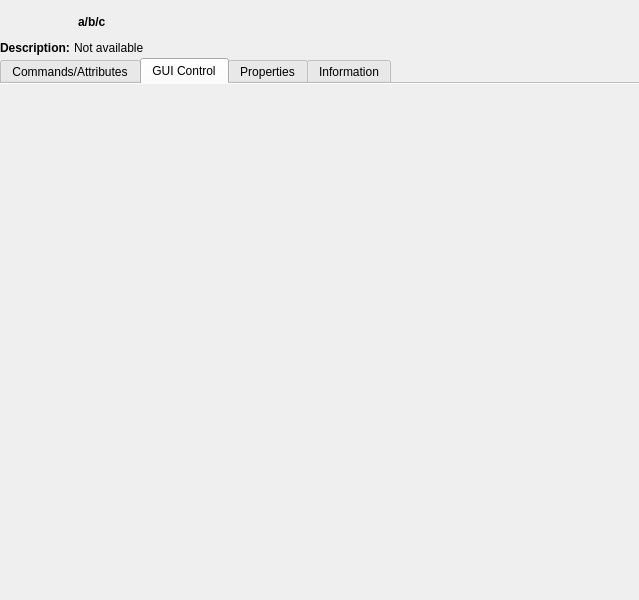
<?xml version="1.0" encoding="UTF-8"?>
<ui version="4.0">
 <class>Form</class>
 <widget class="QWidget" name="Form">
  <property name="geometry">
   <rect>
    <x>0</x>
    <y>0</y>
    <width>639</width>
    <height>600</height>
   </rect>
  </property>
  <property name="windowTitle">
   <string>Form</string>
  </property>
  <layout class="QVBoxLayout" name="verticalLayout">
   <property name="spacing">
    <number>0</number>
   </property>
   <property name="leftMargin">
    <number>0</number>
   </property>
   <property name="topMargin">
    <number>6</number>
   </property>
   <property name="rightMargin">
    <number>0</number>
   </property>
   <property name="bottomMargin">
    <number>0</number>
   </property>
   <item>
    <layout class="QHBoxLayout" name="horizontalLayout_2">
     <property name="spacing">
      <number>10</number>
     </property>
     <item>
      <spacer name="horizontalSpacer_3">
       <property name="orientation">
        <enum>Qt::Horizontal</enum>
       </property>
       <property name="sizeType">
        <enum>QSizePolicy::Fixed</enum>
       </property>
       <property name="sizeHint" stdset="0">
        <size>
         <width>2</width>
         <height>20</height>
        </size>
       </property>
      </spacer>
     </item>
     <item>
      <widget class="QLabel" name="ampelLbl">
       <property name="sizePolicy">
        <sizepolicy hsizetype="Fixed" vsizetype="Fixed">
         <horstretch>0</horstretch>
         <verstretch>0</verstretch>
        </sizepolicy>
       </property>
       <property name="minimumSize">
        <size>
         <width>32</width>
         <height>32</height>
        </size>
       </property>
       <property name="maximumSize">
        <size>
         <width>32</width>
         <height>32</height>
        </size>
       </property>
       <property name="text">
        <string/>
       </property>
       <property name="pixmap">
        <pixmap resource="../../res/quango.qrc">:/ampel-g.png</pixmap>
       </property>
       <property name="scaledContents">
        <bool>true</bool>
       </property>
      </widget>
     </item>
     <item>
      <widget class="QToolButton" name="retryBtn">
       <property name="toolTip">
        <string>Retry connection to device</string>
       </property>
       <property name="text">
        <string/>
       </property>
       <property name="icon">
        <iconset resource="../../res/quango.qrc">
         <normaloff>:/arrow-circle-double.png</normaloff>:/arrow-circle-double.png</iconset>
       </property>
       <property name="autoRaise">
        <bool>true</bool>
       </property>
      </widget>
     </item>
     <item>
      <widget class="QLabel" name="nameLbl">
       <property name="font">
        <font>
         <weight>75</weight>
         <bold>true</bold>
        </font>
       </property>
       <property name="text">
        <string>a/b/c</string>
       </property>
       <property name="textInteractionFlags">
        <set>Qt::LinksAccessibleByMouse|Qt::TextSelectableByKeyboard|Qt::TextSelectableByMouse</set>
       </property>
      </widget>
     </item>
     <item>
      <widget class="QToolButton" name="popOutBtn">
       <property name="toolTip">
        <string>Open this device in a separate window</string>
       </property>
       <property name="text">
        <string/>
       </property>
       <property name="icon">
        <iconset resource="../../res/quango.qrc">
         <normaloff>:/applications-blue.png</normaloff>:/applications-blue.png</iconset>
       </property>
       <property name="autoRaise">
        <bool>true</bool>
       </property>
      </widget>
     </item>
     <item>
      <widget class="QToolButton" name="closeBtn">
       <property name="toolTip">
        <string>Close this device</string>
       </property>
       <property name="text">
        <string/>
       </property>
       <property name="icon">
        <iconset resource="../../res/quango.qrc">
         <normaloff>:/cross.png</normaloff>:/cross.png</iconset>
       </property>
       <property name="autoRaise">
        <bool>true</bool>
       </property>
      </widget>
     </item>
    </layout>
   </item>
   <item>
    <layout class="QHBoxLayout" name="horizontalLayout_3">
     <item>
      <widget class="QLabel" name="descriptionHeaderLabel">
       <property name="font">
        <font>
         <weight>75</weight>
         <bold>true</bold>
        </font>
       </property>
       <property name="text">
        <string>Description: </string>
       </property>
      </widget>
     </item>
     <item>
      <widget class="QLabel" name="descriptionLabel">
       <property name="text">
        <string>Not available</string>
       </property>
      </widget>
     </item>
     <item>
      <spacer name="horizontalSpacer_4">
       <property name="orientation">
        <enum>Qt::Horizontal</enum>
       </property>
       <property name="sizeHint" stdset="0">
        <size>
         <width>40</width>
         <height>20</height>
        </size>
       </property>
      </spacer>
     </item>
    </layout>
   </item>
   <item>
    <widget class="QTabWidget" name="tabber">
     <property name="currentIndex">
      <number>1</number>
     </property>
     <property name="documentMode">
      <bool>true</bool>
     </property>
     <property name="movable">
      <bool>false</bool>
     </property>
     <widget class="QWidget" name="cmdTab">
      <attribute name="title">
       <string>Commands/Attributes</string>
      </attribute>
      <layout class="QGridLayout" name="gridLayout_2"/>
     </widget>
     <widget class="QWidget" name="guiTab">
      <attribute name="title">
       <string>GUI Control</string>
      </attribute>
      <layout class="QVBoxLayout" name="verticalLayout_5"/>
     </widget>
     <widget class="QWidget" name="propTab">
      <attribute name="title">
       <string>Properties</string>
      </attribute>
      <layout class="QVBoxLayout" name="verticalLayout_3">
       <property name="spacing">
        <number>0</number>
       </property>
       <item>
        <widget class="QFrame" name="propWarnFrame">
         <property name="frameShape">
          <enum>QFrame::NoFrame</enum>
         </property>
         <layout class="QHBoxLayout" name="horizontalLayout_4">
          <property name="bottomMargin">
           <number>0</number>
          </property>
          <item>
           <widget class="QLabel" name="exclLabel">
            <property name="sizePolicy">
             <sizepolicy hsizetype="Fixed" vsizetype="Fixed">
              <horstretch>0</horstretch>
              <verstretch>0</verstretch>
             </sizepolicy>
            </property>
            <property name="toolTip">
             <string>Resources changed here only last until the next Reset or server start.</string>
            </property>
            <property name="pixmap">
             <pixmap resource="../../res/quango.qrc">:/exclamation-frame.png</pixmap>
            </property>
           </widget>
          </item>
          <item>
           <widget class="QLabel" name="label_9">
            <property name="sizePolicy">
             <sizepolicy hsizetype="Preferred" vsizetype="Fixed">
              <horstretch>0</horstretch>
              <verstretch>0</verstretch>
             </sizepolicy>
            </property>
            <property name="text">
             <string>Properties changes made here only last until the next server restart. To be changed permanently they must be stored in the server configuration file.</string>
            </property>
            <property name="wordWrap">
             <bool>true</bool>
            </property>
           </widget>
          </item>
         </layout>
        </widget>
       </item>
       <item>
        <widget class="QScrollArea" name="propArea">
         <property name="frameShape">
          <enum>QFrame::NoFrame</enum>
         </property>
         <property name="widgetResizable">
          <bool>true</bool>
         </property>
         <widget class="QWidget" name="scrollAreaWidgetContents">
          <property name="geometry">
           <rect>
            <x>0</x>
            <y>0</y>
            <width>627</width>
            <height>467</height>
           </rect>
          </property>
          <layout class="QVBoxLayout" name="verticalLayout_2">
           <property name="margin">
            <number>0</number>
           </property>
           <item>
            <widget class="QFrame" name="propFrame">
             <property name="frameShape">
              <enum>QFrame::NoFrame</enum>
             </property>
             <property name="frameShadow">
              <enum>QFrame::Raised</enum>
             </property>
             <layout class="QVBoxLayout" name="verticalLayout_4">
              <item>
               <layout class="QHBoxLayout" name="horizontalLayout">
                <item>
                 <spacer name="horizontalSpacer">
                  <property name="orientation">
                   <enum>Qt::Horizontal</enum>
                  </property>
                  <property name="sizeHint" stdset="0">
                   <size>
                    <width>40</width>
                    <height>20</height>
                   </size>
                  </property>
                 </spacer>
                </item>
                <item>
                 <widget class="QPushButton" name="applyPropsBtn">
                  <property name="text">
                   <string>Apply changes</string>
                  </property>
                  <property name="icon">
                   <iconset resource="../../res/quango.qrc">
                    <normaloff>:/tick-octagon.png</normaloff>:/tick-octagon.png</iconset>
                  </property>
                 </widget>
                </item>
                <item>
                 <widget class="QPushButton" name="refreshPropsBtn">
                  <property name="text">
                   <string>Reread</string>
                  </property>
                  <property name="icon">
                   <iconset resource="../../res/quango.qrc">
                    <normaloff>:/arrow-circle-double.png</normaloff>:/arrow-circle-double.png</iconset>
                  </property>
                 </widget>
                </item>
                <item>
                 <spacer name="horizontalSpacer_2">
                  <property name="orientation">
                   <enum>Qt::Horizontal</enum>
                  </property>
                  <property name="sizeHint" stdset="0">
                   <size>
                    <width>40</width>
                    <height>20</height>
                   </size>
                  </property>
                 </spacer>
                </item>
               </layout>
              </item>
             </layout>
            </widget>
           </item>
          </layout>
         </widget>
        </widget>
       </item>
      </layout>
     </widget>
     <widget class="QWidget" name="infoTab">
      <attribute name="title">
       <string>Information</string>
      </attribute>
      <layout class="QGridLayout" name="gridLayout">
       <item row="5" column="1">
        <widget class="QLabel" name="serverHostLabel">
         <property name="sizePolicy">
          <sizepolicy hsizetype="Expanding" vsizetype="Preferred">
           <horstretch>0</horstretch>
           <verstretch>0</verstretch>
          </sizepolicy>
         </property>
         <property name="frameShape">
          <enum>QFrame::StyledPanel</enum>
         </property>
         <property name="frameShadow">
          <enum>QFrame::Sunken</enum>
         </property>
         <property name="text">
          <string/>
         </property>
         <property name="textInteractionFlags">
          <set>Qt::LinksAccessibleByMouse|Qt::TextSelectableByKeyboard|Qt::TextSelectableByMouse</set>
         </property>
        </widget>
       </item>
       <item row="6" column="0">
        <widget class="QLabel" name="label_4">
         <property name="sizePolicy">
          <sizepolicy hsizetype="Minimum" vsizetype="Preferred">
           <horstretch>0</horstretch>
           <verstretch>0</verstretch>
          </sizepolicy>
         </property>
         <property name="maximumSize">
          <size>
           <width>16777215</width>
           <height>16777215</height>
          </size>
         </property>
         <property name="text">
          <string>Server version:</string>
         </property>
        </widget>
       </item>
       <item row="4" column="0">
        <widget class="QLabel" name="label_8">
         <property name="text">
          <string>Last stopped:</string>
         </property>
        </widget>
       </item>
       <item row="4" column="1">
        <widget class="QLabel" name="stoppedLabel">
         <property name="sizePolicy">
          <sizepolicy hsizetype="Expanding" vsizetype="Preferred">
           <horstretch>0</horstretch>
           <verstretch>0</verstretch>
          </sizepolicy>
         </property>
         <property name="frameShape">
          <enum>QFrame::StyledPanel</enum>
         </property>
         <property name="frameShadow">
          <enum>QFrame::Sunken</enum>
         </property>
         <property name="text">
          <string/>
         </property>
         <property name="textInteractionFlags">
          <set>Qt::LinksAccessibleByMouse|Qt::TextSelectableByKeyboard|Qt::TextSelectableByMouse</set>
         </property>
        </widget>
       </item>
       <item row="1" column="0">
        <widget class="QLabel" name="label_2">
         <property name="sizePolicy">
          <sizepolicy hsizetype="Minimum" vsizetype="Preferred">
           <horstretch>0</horstretch>
           <verstretch>0</verstretch>
          </sizepolicy>
         </property>
         <property name="maximumSize">
          <size>
           <width>16777215</width>
           <height>16777215</height>
          </size>
         </property>
         <property name="text">
          <string>Server name:</string>
         </property>
        </widget>
       </item>
       <item row="0" column="1">
        <widget class="QLabel" name="devClassLabel">
         <property name="sizePolicy">
          <sizepolicy hsizetype="Expanding" vsizetype="Preferred">
           <horstretch>0</horstretch>
           <verstretch>0</verstretch>
          </sizepolicy>
         </property>
         <property name="frameShape">
          <enum>QFrame::StyledPanel</enum>
         </property>
         <property name="frameShadow">
          <enum>QFrame::Sunken</enum>
         </property>
         <property name="text">
          <string/>
         </property>
         <property name="textInteractionFlags">
          <set>Qt::LinksAccessibleByMouse|Qt::TextSelectableByKeyboard|Qt::TextSelectableByMouse</set>
         </property>
        </widget>
       </item>
       <item row="0" column="0">
        <widget class="QLabel" name="label">
         <property name="sizePolicy">
          <sizepolicy hsizetype="Minimum" vsizetype="Preferred">
           <horstretch>0</horstretch>
           <verstretch>0</verstretch>
          </sizepolicy>
         </property>
         <property name="maximumSize">
          <size>
           <width>16777215</width>
           <height>16777215</height>
          </size>
         </property>
         <property name="text">
          <string>Device class:</string>
         </property>
        </widget>
       </item>
       <item row="2" column="0">
        <widget class="QLabel" name="label_6">
         <property name="sizePolicy">
          <sizepolicy hsizetype="Minimum" vsizetype="Preferred">
           <horstretch>0</horstretch>
           <verstretch>0</verstretch>
          </sizepolicy>
         </property>
         <property name="maximumSize">
          <size>
           <width>16777215</width>
           <height>16777215</height>
          </size>
         </property>
         <property name="text">
          <string>Exported:</string>
         </property>
        </widget>
       </item>
       <item row="5" column="0">
        <widget class="QLabel" name="label_3">
         <property name="sizePolicy">
          <sizepolicy hsizetype="Minimum" vsizetype="Preferred">
           <horstretch>0</horstretch>
           <verstretch>0</verstretch>
          </sizepolicy>
         </property>
         <property name="maximumSize">
          <size>
           <width>16777215</width>
           <height>16777215</height>
          </size>
         </property>
         <property name="text">
          <string>Server host:</string>
         </property>
        </widget>
       </item>
       <item row="8" column="1">
        <spacer name="verticalSpacer_2">
         <property name="orientation">
          <enum>Qt::Vertical</enum>
         </property>
         <property name="sizeHint" stdset="0">
          <size>
           <width>20</width>
           <height>40</height>
          </size>
         </property>
        </spacer>
       </item>
       <item row="7" column="0">
        <widget class="QLabel" name="label_5">
         <property name="sizePolicy">
          <sizepolicy hsizetype="Minimum" vsizetype="Preferred">
           <horstretch>0</horstretch>
           <verstretch>0</verstretch>
          </sizepolicy>
         </property>
         <property name="maximumSize">
          <size>
           <width>16777215</width>
           <height>16777215</height>
          </size>
         </property>
         <property name="text">
          <string>Documentation URL:</string>
         </property>
        </widget>
       </item>
       <item row="6" column="1">
        <widget class="QLabel" name="serverVersionLabel">
         <property name="sizePolicy">
          <sizepolicy hsizetype="Expanding" vsizetype="Preferred">
           <horstretch>0</horstretch>
           <verstretch>0</verstretch>
          </sizepolicy>
         </property>
         <property name="frameShape">
          <enum>QFrame::StyledPanel</enum>
         </property>
         <property name="frameShadow">
          <enum>QFrame::Sunken</enum>
         </property>
         <property name="text">
          <string/>
         </property>
         <property name="textInteractionFlags">
          <set>Qt::LinksAccessibleByMouse|Qt::TextSelectableByKeyboard|Qt::TextSelectableByMouse</set>
         </property>
        </widget>
       </item>
       <item row="7" column="1">
        <widget class="QLabel" name="docUrlLabel">
         <property name="sizePolicy">
          <sizepolicy hsizetype="Expanding" vsizetype="Preferred">
           <horstretch>0</horstretch>
           <verstretch>0</verstretch>
          </sizepolicy>
         </property>
         <property name="frameShape">
          <enum>QFrame::StyledPanel</enum>
         </property>
         <property name="frameShadow">
          <enum>QFrame::Sunken</enum>
         </property>
         <property name="text">
          <string/>
         </property>
         <property name="textInteractionFlags">
          <set>Qt::LinksAccessibleByMouse|Qt::TextSelectableByKeyboard|Qt::TextSelectableByMouse</set>
         </property>
        </widget>
       </item>
       <item row="3" column="1">
        <widget class="QLabel" name="startedLabel">
         <property name="sizePolicy">
          <sizepolicy hsizetype="Expanding" vsizetype="Preferred">
           <horstretch>0</horstretch>
           <verstretch>0</verstretch>
          </sizepolicy>
         </property>
         <property name="frameShape">
          <enum>QFrame::StyledPanel</enum>
         </property>
         <property name="frameShadow">
          <enum>QFrame::Sunken</enum>
         </property>
         <property name="text">
          <string/>
         </property>
         <property name="textInteractionFlags">
          <set>Qt::LinksAccessibleByMouse|Qt::TextSelectableByKeyboard|Qt::TextSelectableByMouse</set>
         </property>
        </widget>
       </item>
       <item row="1" column="1">
        <widget class="QLabel" name="serverIdLabel">
         <property name="sizePolicy">
          <sizepolicy hsizetype="Expanding" vsizetype="Preferred">
           <horstretch>0</horstretch>
           <verstretch>0</verstretch>
          </sizepolicy>
         </property>
         <property name="frameShape">
          <enum>QFrame::StyledPanel</enum>
         </property>
         <property name="frameShadow">
          <enum>QFrame::Sunken</enum>
         </property>
         <property name="text">
          <string/>
         </property>
         <property name="textInteractionFlags">
          <set>Qt::LinksAccessibleByMouse|Qt::TextSelectableByKeyboard|Qt::TextSelectableByMouse</set>
         </property>
        </widget>
       </item>
       <item row="3" column="0">
        <widget class="QLabel" name="label_7">
         <property name="text">
          <string>Last started:</string>
         </property>
        </widget>
       </item>
       <item row="2" column="1">
        <widget class="QLabel" name="exportedLabel">
         <property name="sizePolicy">
          <sizepolicy hsizetype="Expanding" vsizetype="Preferred">
           <horstretch>0</horstretch>
           <verstretch>0</verstretch>
          </sizepolicy>
         </property>
         <property name="frameShape">
          <enum>QFrame::StyledPanel</enum>
         </property>
         <property name="frameShadow">
          <enum>QFrame::Sunken</enum>
         </property>
         <property name="text">
          <string>no</string>
         </property>
         <property name="textInteractionFlags">
          <set>Qt::LinksAccessibleByMouse|Qt::TextSelectableByKeyboard|Qt::TextSelectableByMouse</set>
         </property>
        </widget>
       </item>
      </layout>
     </widget>
    </widget>
   </item>
  </layout>
 </widget>
 <resources>
  <include location="../../res/quango.qrc"/>
  <include location="../../res/quango.qrc"/>
 </resources>
 <connections/>
</ui>
